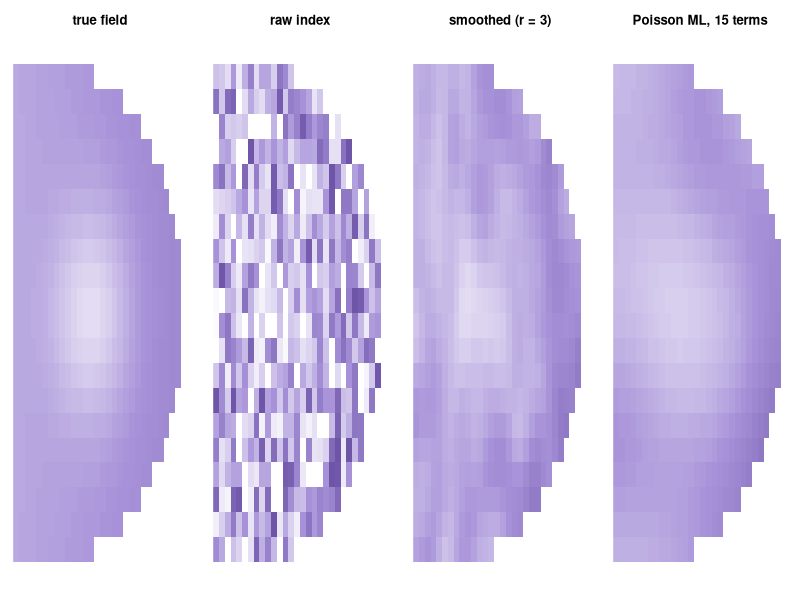

This chart was generated by the following R code:
# Estimating a mitotic field from one synthetic section (Section 31.6): raw index, iterated nearest-neighbor
# smoothing inside the tissue, and a Poisson GLM (log link, offset log rho) on 15 cosine functions.
set.seed(7)
nx <- 30; ny <- 22
u <- (seq_len(nx) - 0.5) / nx
v <- (seq_len(ny) - 0.5) / ny
U <- matrix(rep(u, each = ny), ny, nx)
V <- matrix(rep(v, times = nx), ny, nx)
mask <- (U / 0.98)^2.6 + ((V - 0.5) / 0.47)^2 <= 1
core <- exp(-(((U - 0.45) / 0.22)^2 + ((V - 0.5) / 0.2)^2))
m_true <- 0.13 * (1 - 0.5 * core) * (0.75 + 0.25 * U)
rho <- matrix(rpois(nx * ny, 40), ny, nx) * mask
M <- matrix(rpois(nx * ny, m_true * rho), ny, nx) * mask

raw <- ifelse(mask, M / pmax(rho, 1), NA)

shift <- function(A, di, dj) {
  B <- matrix(0, nrow(A), ncol(A))
  ri <- seq_len(nrow(A)); ci <- seq_len(ncol(A))
  si <- ri - di; sj <- ci - dj
  ok_i <- si >= 1 & si <= nrow(A); ok_j <- sj >= 1 & sj <= ncol(A)
  B[ri[ok_i], ci[ok_j]] <- A[si[ok_i], sj[ok_j]]
  B
}
smooth <- function(A, r) {
  for (k in seq_len(r)) {
    A <- 0.5 * A + 0.25 * (shift(A, 1, 0) + shift(A, -1, 0))
    A <- 0.5 * A + 0.25 * (shift(A, 0, 1) + shift(A, 0, -1))
  }
  A
}
sm <- ifelse(mask, smooth(M * mask, 3) / pmax(smooth(rho * mask, 3), 1e-9), NA)

ij <- subset(expand.grid(i = 0:4, j = 0:4), i + j <= 4)
d <- data.frame(M = M[mask], rho = rho[mask])
for (k in seq_len(nrow(ij))) {
  d[[paste0("b", k)]] <- cos(pi * ij$i[k] * U[mask]) * cos(pi * ij$j[k] * V[mask])
}
fit <- glm(as.formula(paste("M ~ 0 +", paste0("b", seq_len(nrow(ij)), collapse = " + "),
                            "+ offset(log(pmax(rho, 1)))")), family = poisson, data = d)
ml <- matrix(NA, ny, nx)
ml[mask] <- exp(predict(fit, type = "link") - log(pmax(d$rho, 1)))

rmse <- function(E) sqrt(mean((E[mask] - m_true[mask])^2))
cat(sprintf("RMSE raw %.3f, smoothed %.3f, Poisson ML %.3f\n", rmse(raw), rmse(sm), rmse(ml)))

op <- par(mfrow = c(1, 4), mar = c(1, 1, 3, 1))
pal <- colorRampPalette(c("white", "#A893DA", "#6E55A8"))(64)
for (F in list(list(ifelse(mask, m_true, NA), "true field"), list(raw, "raw index"), list(sm, "smoothed (r = 3)"),
               list(ml, "Poisson ML, 15 terms"))) {
  image(t(F[[1]]), col = pal, zlim = c(0.03, 0.2), axes = FALSE, main = F[[2]])
}
par(op)
